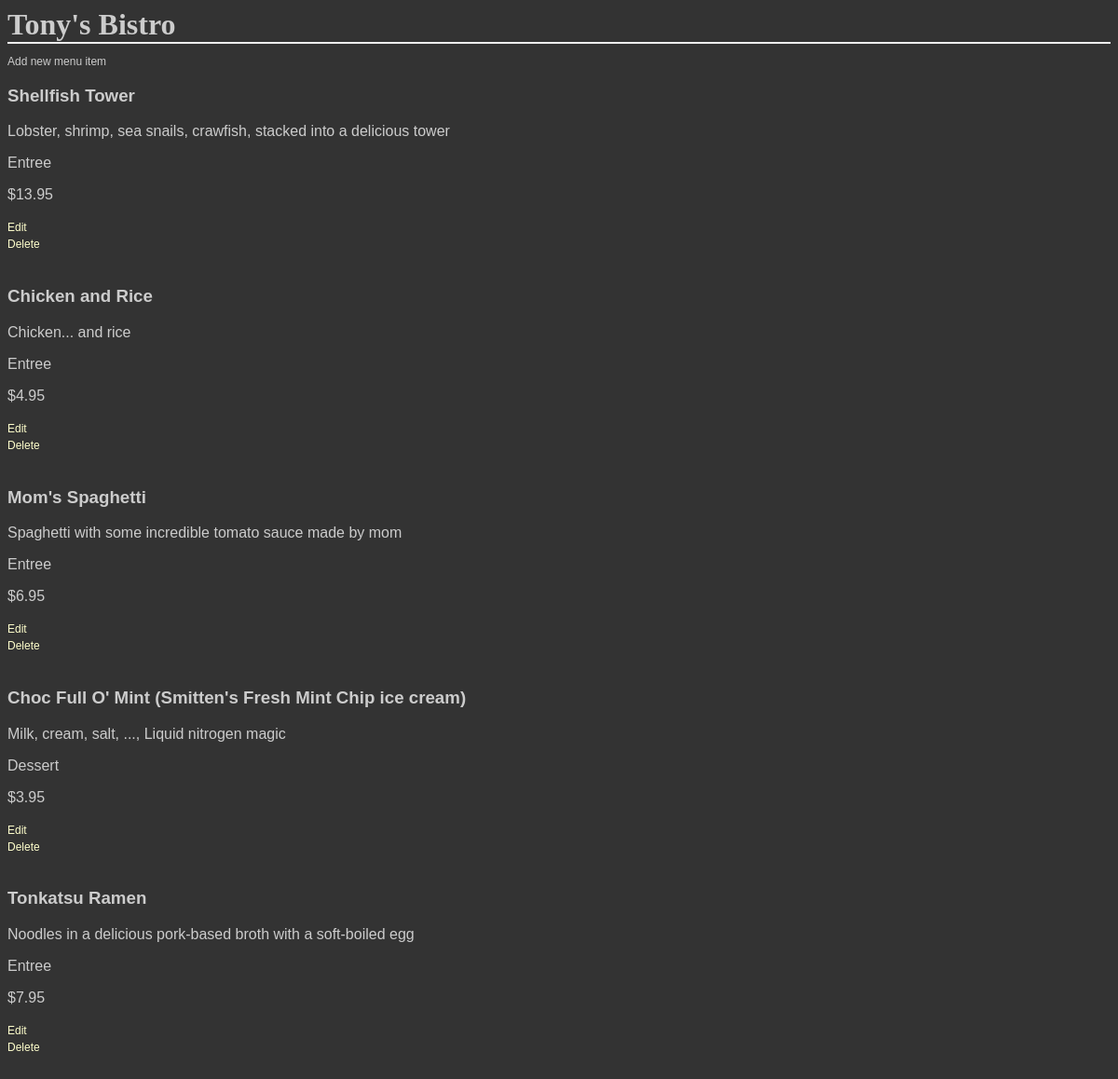
Screenshot of /restaurants/5/menu with the database file from the repository.
### database_setup.py (models this page shows, shortened)
class Restaurant(Base):
	__tablename__ = "restaurant"
	name = Column(String(80), nullable=False)
	id = Column(Integer, primary_key=True)

class MenuItem(Base):
	__tablename__ = "menu_item"
	name = Column(String(80), nullable=False)
	id = Column(Integer, primary_key=True)
	course = Column(String(250))
	description = Column(String(250))
	price = Column(String(8))
	restaurant_id = Column(Integer, ForeignKey("restaurant.id"))
	restaurant = relationship(Restaurant)

### final_project.py (the view)
@app.route('/restaurants/<int:restaurant_id>/menu')
def show_restaurant_with_id(restaurant_id):
	restaurant = session.query(Restaurant).filter_by(id=restaurant_id).one()
	items = session.query(MenuItem).filter_by(restaurant_id=restaurant_id).all()
	for i in range(len(items)):
		if not '$' in items[i].price:
			items[i].price = '$' + items[i].price
	return render_template('menu.html', items=items, restaurant=restaurant)

### templates/menu.html (shortened to what this page needs)
<!DOCTYPE html>
<html>
	<head>
		<link rel="stylesheet" type="text/css" href="styles.css">
	</head>
	<body>
		<h1>{{restaurant.name}}</h1>
		<a href='{{url_for("create_menu_item", restaurant_id=restaurant.id)}}'><p>Add new menu item<p></a>
		{% for item in items %}
			<div>
				<h3>{{item.name}}</h3>
				<p>{{item.description}}</p>
				<p>{{item.course}}</p>
				<p>{{item.price}}</p>
				<a href='{{url_for("edit_menu_item", restaurant_id=restaurant.id, menu_id=item.id)}}'>Edit</a><br/>
				<a href='{{url_for("delete_menu_item", restaurant_id=restaurant.id, menu_id=item.id)}}'>Delete</a><br/><br/>
			</div>
		{% endfor %}
	</body>
</html>

### static/styles.css (style rules this page uses)
body { font-family: sans-serif; background-color: #333333; background-image: url('https://cloud.githubusercontent.com/assets/9041401/6119508/7cbced14-b07e-11e4-9dbd-f01488203879.jpg') }
h1, h2, h3, h4 { color: #CCCCCC; }
h1, h2 { font-family: 'Georgia', serif; margin: 0; }
h1 { border-bottom: 2px solid #eee; }
p { color: #CCCCCC; }
a { text-decoration: none; color:#FFFFCC; font-size: .75em; }

### rows the page displays
Restaurant: name "Tony's Bistro"
MenuItem: name "Shellfish Tower", description "Lobster, shrimp, sea snails, crawfish, stacked into a delicious tower", course "Entree", price "$13.95"
MenuItem: name "Chicken and Rice", description "Chicken... and rice", course "Entree", price "$4.95"
MenuItem: name "Mom's Spaghetti", description "Spaghetti with some incredible tomato sauce made by mom", course "Entree", price "$6.95"
MenuItem: name "Choc Full O' Mint (Smitten's Fresh Mint Chip ice cream)", description "Milk, cream, salt, ..., Liquid nitrogen magic", course "Dessert", price "$3.95"
MenuItem: name "Tonkatsu Ramen", description "Noodles in a delicious pork-based broth with a soft-boiled egg", course "Entree", price "$7.95"
